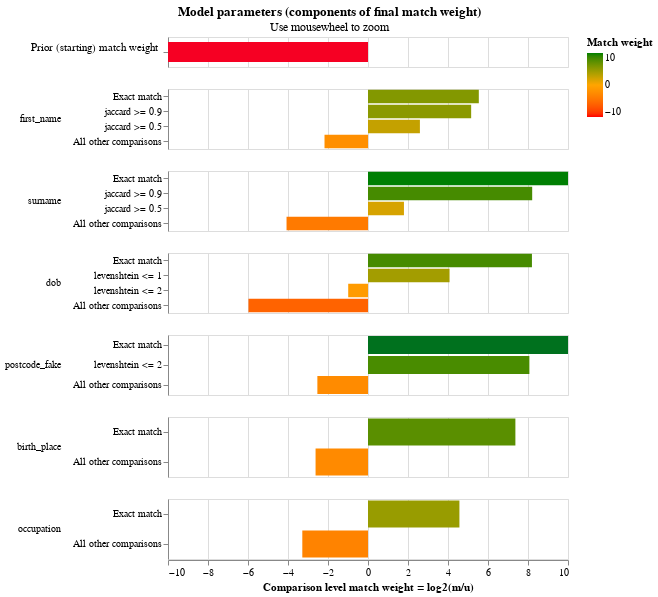

The code cell stored with this chart in its notebook:
### Markdown cell above
The final match weights can be viewed in the match weights chart:

### Code cell
linker.match_weights_chart()

### Figure 1 — Vega-Lite specification as saved in the notebook (floating-point values rounded to 4 significant figures)
{"$schema": "https://vega.github.io/schema/vega-lite/v5.2.json", "config": {"header": {"title": null}, "mark": {"tooltip": null}, "title": {"anchor": "middle"}, "view": {"height": 60, "width": 400}}, "data": {"values": [{"bayes_factor": 2.107e-05, "bayes_factor_description": "The probability that two random records drawn at random match is 0.000 or one in  47,461.7 records.This is equivalent to a starting match weight of -15.534.", "comparison_name": "probability_two_random_records_match", "comparison_sort_order": -1, "comparison_vector_value": 0, "has_tf_adjustments": false, "is_null_level": false, "label_for_charts": "", "log2_bayes_factor": -15.53, "m_probability": null, "m_probability_description": null, "max_comparison_vector_value": 0, "probability_two_random_records_match": 2.107e-05, "sql_condition": null, "tf_adjustment_column": null, "tf_adjustment_weight": null, "u_probability": null, "u_probability_description": null}, {"bayes_factor": 46.54, "bayes_factor_description": "If comparison level is `exact match` then comparison is 46.54 times more likely to be a match", "comparison_name": "first_name", "comparison_sort_order": 0, "comparison_vector_value": 3, "has_tf_adjustments": false, "is_null_level": false, "label_for_charts": "Exact match", "log2_bayes_factor": 5.541, "m_probability": 0.5558, "m_probability_description": "Amongst matching record comparisons, 55.58% of records are in the exact match comparison level", "max_comparison_vector_value": 3, "probability_two_random_records_match": 2.107e-05, "sql_condition": "first_name_l = first_name_r", "tf_adjustment_column": null, "tf_adjustment_weight": 1, "u_probability": 0.01194, "u_probability_description": "Amongst non-matching record comparisons, 1.19% of records are in the exact match comparison level"}, {"bayes_factor": 35.7, "bayes_factor_description": "If comparison level is `jaccard >= 0.9` then comparison is 35.70 times more likely to be a match", "comparison_name": "first_name", "comparison_sort_order": 0, "comparison_vector_value": 2, "has_tf_adjustments": false, "is_null_level": false, "label_for_charts": "jaccard >= 0.9", "log2_bayes_factor": 5.158, "m_probability": 0.00756, "m_probability_description": "Amongst matching record comparisons, 0.76% of records are in the jaccard >= 0.9 comparison level", "max_comparison_vector_value": 3, "probability_two_random_records_match": 2.107e-05, "sql_condition": "jaccard(first_name_l, first_name_r) >= 0.9", "tf_adjustment_column": null, "tf_adjustment_weight": 1, "u_probability": 0.0002118, "u_probability_description": "Amongst non-matching record comparisons, 0.02% of records are in the jaccard >= 0.9 comparison level"}, {"bayes_factor": 6.043, "bayes_factor_description": "If comparison level is `jaccard >= 0.5` then comparison is 6.04 times more likely to be a match", "comparison_name": "first_name", "comparison_sort_order": 0, "comparison_vector_value": 1, "has_tf_adjustments": false, "is_null_level": false, "label_for_charts": "jaccard >= 0.5", "log2_bayes_factor": 2.595, "m_probability": 0.2261, "m_probability_description": "Amongst matching record comparisons, 22.61% of records are in the jaccard >= 0.5 comparison level", "max_comparison_vector_value": 3, "probability_two_random_records_match": 2.107e-05, "sql_condition": "jaccard(first_name_l, first_name_r) >= 0.5", "tf_adjustment_column": null, "tf_adjustment_weight": 1, "u_probability": 0.03742, "u_probability_description": "Amongst non-matching record comparisons, 3.74% of records are in the jaccard >= 0.5 comparison level"}, {"bayes_factor": 0.2215, "bayes_factor_description": "If comparison level is `all other comparisons` then comparison is  4.51 times less likely to be a match", "comparison_name": "first_name", "comparison_sort_order": 0, "comparison_vector_value": 0, "has_tf_adjustments": false, "is_null_level": false, "label_for_charts": "All other comparisons", "log2_bayes_factor": -2.174, "m_probability": 0.2106, "m_probability_description": "Amongst matching record comparisons, 21.06% of records are in the all other comparisons comparison level", "max_comparison_vector_value": 3, "probability_two_random_records_match": 2.107e-05, "sql_condition": "ELSE", "tf_adjustment_column": null, "tf_adjustment_weight": 1, "u_probability": 0.9504, "u_probability_description": "Amongst non-matching record comparisons, 95.04% of records are in the all other comparisons comparison level"}, {"bayes_factor": 1124.0, "bayes_factor_description": "If comparison level is `exact match` then comparison is 1,123.87 times more likely to be a match", "comparison_name": "surname", "comparison_sort_order": 1, "comparison_vector_value": 3, "has_tf_adjustments": false, "is_null_level": false, "label_for_charts": "Exact match", "log2_bayes_factor": 10.13, "m_probability": 0.7874, "m_probability_description": "Amongst matching record comparisons, 78.74% of records are in the exact match comparison level", "max_comparison_vector_value": 3, "probability_two_random_records_match": 2.107e-05, "sql_condition": "surname_l = surname_r", "tf_adjustment_column": null, "tf_adjustment_weight": 1, "u_probability": 0.0007007, "u_probability_description": "Amongst non-matching record comparisons, 0.07% of records are in the exact match comparison level"}, {"bayes_factor": 296.0, "bayes_factor_description": "If comparison level is `jaccard >= 0.9` then comparison is 296.02 times more likely to be a match", "comparison_name": "surname", "comparison_sort_order": 1, "comparison_vector_value": 2, "has_tf_adjustments": false, "is_null_level": false, "label_for_charts": "jaccard >= 0.9", "log2_bayes_factor": 8.21, "m_probability": 0.02703, "m_probability_description": "Amongst matching record comparisons, 2.70% of records are in the jaccard >= 0.9 comparison level", "max_comparison_vector_value": 3, "probability_two_random_records_match": 2.107e-05, "sql_condition": "jaccard(surname_l, surname_r) >= 0.9", "tf_adjustment_column": null, "tf_adjustment_weight": 1, "u_probability": 9.132e-05, "u_probability_description": "Amongst non-matching record comparisons, 0.01% of records are in the jaccard >= 0.9 comparison level"}, {"bayes_factor": 3.476, "bayes_factor_description": "If comparison level is `jaccard >= 0.5` then comparison is 3.48 times more likely to be a match", "comparison_name": "surname", "comparison_sort_order": 1, "comparison_vector_value": 1, "has_tf_adjustments": false, "is_null_level": false, "label_for_charts": "jaccard >= 0.5", "log2_bayes_factor": 1.797, "m_probability": 0.1284, "m_probability_description": "Amongst matching record comparisons, 12.84% of records are in the jaccard >= 0.5 comparison level", "max_comparison_vector_value": 3, "probability_two_random_records_match": 2.107e-05, "sql_condition": "jaccard(surname_l, surname_r) >= 0.5", "tf_adjustment_column": null, "tf_adjustment_weight": 1, "u_probability": 0.03693, "u_probability_description": "Amongst non-matching record comparisons, 3.69% of records are in the jaccard >= 0.5 comparison level"}, {"bayes_factor": 0.05941, "bayes_factor_description": "If comparison level is `all other comparisons` then comparison is  16.83 times less likely to be a match", "comparison_name": "surname", "comparison_sort_order": 1, "comparison_vector_value": 0, "has_tf_adjustments": false, "is_null_level": false, "label_for_charts": "All other comparisons", "log2_bayes_factor": -4.073, "m_probability": 0.05717, "m_probability_description": "Amongst matching record comparisons, 5.72% of records are in the all other comparisons comparison level", "max_comparison_vector_value": 3, "probability_two_random_records_match": 2.107e-05, "sql_condition": "ELSE", "tf_adjustment_column": null, "tf_adjustment_weight": 1, "u_probability": 0.9623, "u_probability_description": "Amongst non-matching record comparisons, 96.23% of records are in the all other comparisons comparison level"}, {"bayes_factor": 293.4, "bayes_factor_description": "If comparison level is `exact match` then comparison is 293.42 times more likely to be a match", "comparison_name": "dob", "comparison_sort_order": 2, "comparison_vector_value": 3, "has_tf_adjustments": false, "is_null_level": false, "label_for_charts": "Exact match", "log2_bayes_factor": 8.197, "m_probability": 0.6098, "m_probability_description": "Amongst matching record comparisons, 60.98% of records are in the exact match comparison level", "max_comparison_vector_value": 3, "probability_two_random_records_match": 2.107e-05, "sql_condition": "dob_l = dob_r", "tf_adjustment_column": null, "tf_adjustment_weight": 1, "u_probability": 0.002078, "u_probability_description": "Amongst non-matching record comparisons, 0.21% of records are in the exact match comparison level"}, {"bayes_factor": 16.88, "bayes_factor_description": "If comparison level is `levenshtein <= 1` then comparison is 16.88 times more likely to be a match", "comparison_name": "dob", "comparison_sort_order": 2, "comparison_vector_value": 2, "has_tf_adjustments": false, "is_null_level": false, "label_for_charts": "levenshtein <= 1", "log2_bayes_factor": 4.078, "m_probability": 0.3379, "m_probability_description": "Amongst matching record comparisons, 33.79% of records are in the levenshtein <= 1 comparison level", "max_comparison_vector_value": 3, "probability_two_random_records_match": 2.107e-05, "sql_condition": "levenshtein(dob_l, dob_r) <= 1", "tf_adjustment_column": null, "tf_adjustment_weight": 1, "u_probability": 0.02001, "u_probability_description": "Amongst non-matching record comparisons, 2.00% of records are in the levenshtein <= 1 comparison level"}, {"bayes_factor": 0.5035, "bayes_factor_description": "If comparison level is `levenshtein <= 2` then comparison is  1.99 times less likely to be a match", "comparison_name": "dob", "comparison_sort_order": 2, "comparison_vector_value": 1, "has_tf_adjustments": false, "is_null_level": false, "label_for_charts": "levenshtein <= 2", "log2_bayes_factor": -0.9899, "m_probability": 0.03796, "m_probability_description": "Amongst matching record comparisons, 3.80% of records are in the levenshtein <= 2 comparison level", "max_comparison_vector_value": 3, "probability_two_random_records_match": 2.107e-05, "sql_condition": "levenshtein(dob_l, dob_r) <= 2", "tf_adjustment_column": null, "tf_adjustment_weight": 1, "u_probability": 0.07539, "u_probability_description": "Amongst non-matching record comparisons, 7.54% of records are in the levenshtein <= 2 comparison level"}, {"bayes_factor": 0.01588, "bayes_factor_description": "If comparison level is `all other comparisons` then comparison is  62.98 times less likely to be a match", "comparison_name": "dob", "comparison_sort_order": 2, "comparison_vector_value": 0, "has_tf_adjustments": false, "is_null_level": false, "label_for_charts": "All other comparisons", "log2_bayes_factor": -5.977, "m_probability": 0.01433, "m_probability_description": "Amongst matching record comparisons, 1.43% of records are in the all other comparisons comparison level", "max_comparison_vector_value": 3, "probability_two_random_records_match": 2.107e-05, "sql_condition": "ELSE", "tf_adjustment_column": null, "tf_adjustment_weight": 1, "u_probability": 0.9025, "u_probability_description": "Amongst non-matching record comparisons, 90.25% of records are in the all other comparisons comparison level"}, {"bayes_factor": 4697.0, "bayes_factor_description": "If comparison level is `exact match` then comparison is 4,697.46 times more likely to be a match", "comparison_name": "postcode_fake", "comparison_sort_order": 3, "comparison_vector_value": 2, "has_tf_adjustments": false, "is_null_level": false, "label_for_charts": "Exact match", "log2_bayes_factor": 12.2, "m_probability": 0.6851, "m_probability_description": "Amongst matching record comparisons, 68.51% of records are in the exact match comparison level", "max_comparison_vector_value": 2, "probability_two_random_records_match": 2.107e-05, "sql_condition": "postcode_fake_l = postcode_fake_r", "tf_adjustment_column": null, "tf_adjustment_weight": 1, "u_probability": 0.0001458, "u_probability_description": "Amongst non-matching record comparisons, 0.01% of records are in the exact match comparison level"}, {"bayes_factor": 268.6, "bayes_factor_description": "If comparison level is `levenshtein <= 2` then comparison is 268.56 times more likely to be a match", "comparison_name": "postcode_fake", "comparison_sort_order": 3, "comparison_vector_value": 1, "has_tf_adjustments": false, "is_null_level": false, "label_for_charts": "levenshtein <= 2", "log2_bayes_factor": 8.069, "m_probability": 0.1421, "m_probability_description": "Amongst matching record comparisons, 14.21% of records are in the levenshtein <= 2 comparison level", "max_comparison_vector_value": 2, "probability_two_random_records_match": 2.107e-05, "sql_condition": "levenshtein(postcode_fake_l, postcode_fake_r) <= 2", "tf_adjustment_column": null, "tf_adjustment_weight": 1, "u_probability": 0.000529, "u_probability_description": "Amongst non-matching record comparisons, 0.05% of records are in the levenshtein <= 2 comparison level"}, {"bayes_factor": 0.173, "bayes_factor_description": "If comparison level is `all other comparisons` then comparison is  5.78 times less likely to be a match", "comparison_name": "postcode_fake", "comparison_sort_order": 3, "comparison_vector_value": 0, "has_tf_adjustments": false, "is_null_level": false, "label_for_charts": "All other comparisons", "log2_bayes_factor": -2.532, "m_probability": 0.1728, "m_probability_description": "Amongst matching record comparisons, 17.28% of records are in the all other comparisons comparison level", "max_comparison_vector_value": 2, "probability_two_random_records_match": 2.107e-05, "sql_condition": "ELSE", "tf_adjustment_column": null, "tf_adjustment_weight": 1, "u_probability": 0.9993, "u_probability_description": "Amongst non-matching record comparisons, 99.93% of records are in the all other comparisons comparison level"}, {"bayes_factor": 165.4, "bayes_factor_description": "If comparison level is `exact match` then comparison is 165.36 times more likely to be a match", "comparison_name": "birth_place", "comparison_sort_order": 4, "comparison_vector_value": 1, "has_tf_adjustments": false, "is_null_level": false, "label_for_charts": "Exact match", "log2_bayes_factor": 7.369, "m_probability": 0.8383, "m_probability_description": "Amongst matching record comparisons, 83.83% of records are in the exact match comparison level", "max_comparison_vector_value": 1, "probability_two_random_records_match": 2.107e-05, "sql_condition": "birth_place_l = birth_place_r", "tf_adjustment_column": null, "tf_adjustment_weight": 1, "u_probability": 0.00507, "u_probability_description": "Amongst non-matching record comparisons, 0.51% of records are in the exact match comparison level"}, {"bayes_factor": 0.1625, "bayes_factor_description": "If comparison level is `all other comparisons` then comparison is  6.15 times less likely to be a match", "comparison_name": "birth_place", "comparison_sort_order": 4, "comparison_vector_value": 0, "has_tf_adjustments": false, "is_null_level": false, "label_for_charts": "All other comparisons", "log2_bayes_factor": -2.622, "m_probability": 0.1617, "m_probability_description": "Amongst matching record comparisons, 16.17% of records are in the all other comparisons comparison level", "max_comparison_vector_value": 1, "probability_two_random_records_match": 2.107e-05, "sql_condition": "ELSE", "tf_adjustment_column": null, "tf_adjustment_weight": 1, "u_probability": 0.9949, "u_probability_description": "Amongst non-matching record comparisons, 99.49% of records are in the all other comparisons comparison level"}, {"bayes_factor": 23.76, "bayes_factor_description": "If comparison level is `exact match` then comparison is 23.76 times more likely to be a match", "comparison_name": "occupation", "comparison_sort_order": 5, "comparison_vector_value": 1, "has_tf_adjustments": false, "is_null_level": false, "label_for_charts": "Exact match", "log2_bayes_factor": 4.571, "m_probability": 0.9013, "m_probability_description": "Amongst matching record comparisons, 90.13% of records are in the exact match comparison level", "max_comparison_vector_value": 1, "probability_two_random_records_match": 2.107e-05, "sql_condition": "occupation_l = occupation_r", "tf_adjustment_column": null, "tf_adjustment_weight": 1, "u_probability": 0.03792, "u_probability_description": "Amongst non-matching record comparisons, 3.79% of records are in the exact match comparison level"}, {"bayes_factor": 0.1026, "bayes_factor_description": "If comparison level is `all other comparisons` then comparison is  9.74 times less likely to be a match", "comparison_name": "occupation", "comparison_sort_order": 5, "comparison_vector_value": 0, "has_tf_adjustments": false, "is_null_level": false, "label_for_charts": "All other comparisons", "log2_bayes_factor": -3.285, "m_probability": 0.09873, "m_probability_description": "Amongst matching record comparisons, 9.87% of records are in the all other comparisons comparison level", "max_comparison_vector_value": 1, "probability_two_random_records_match": 2.107e-05, "sql_condition": "ELSE", "tf_adjustment_column": null, "tf_adjustment_weight": 1, "u_probability": 0.9621, "u_probability_description": "Amongst non-matching record comparisons, 96.21% of records are in the all other comparisons comparison level"}]}, "resolve": {"axis": {"y": "independent"}, "scale": {"y": "independent"}}, "selection": {"zoom_selector": {"bind": "scales", "encodings": ["x"], "type": "interval"}}, "title": {"subtitle": "Use mousewheel to zoom", "text": "Model parameters (components of final match weight)"}, "vconcat": [{"encoding": {"color": {"field": "log2_bayes_factor", "scale": {"domain": [-10, 0, 10], "range": ["red", "orange", "green"]}, "title": "Match weight", "type": "quantitative"}, "tooltip": [{"field": "comparison_name", "title": "Comparison name", "type": "nominal"}, {"field": "probability_two_random_records_match", "format": ".4f", "title": "Probability two random records match", "type": "nominal"}, {"field": "log2_bayes_factor", "format": ",.4f", "title": "Equivalent match weight", "type": "quantitative"}, {"field": "bayes_factor_description", "title": "Match weight description", "type": "nominal"}], "x": {"axis": {"domain": false, "labels": false, "ticks": false, "title": ""}, "field": "log2_bayes_factor", "scale": {"domain": [-10, 10]}, "type": "quantitative"}, "y": {"axis": {"title": "Prior (starting) match weight", "titleAlign": "right", "titleAngle": 0, "titleFontWeight": "normal"}, "field": "label_for_charts", "sort": {"field": "comparison_vector_value", "order": "descending"}, "type": "nominal"}}, "height": 30, "mark": {"clip": true, "height": 20, "type": "bar"}, "selection": {"zoom_selector": {"bind": "scales", "encodings": ["x"], "type": "interval"}}, "transform": [{"filter": "(datum.comparison_name == 'probability_two_random_records_match')"}]}, {"encoding": {"color": {"field": "log2_bayes_factor", "scale": {"domain": [-10, 0, 10], "range": ["red", "orange", "green"]}, "title": "Match weight", "type": "quantitative"}, "row": {"field": "comparison_name", "header": {"labelAlign": "left", "labelAnchor": "middle", "labelAngle": 0}, "sort": {"field": "comparison_sort_order"}, "type": "nominal"}, "tooltip": [{"field": "comparison_name", "title": "Comparison name", "type": "nominal"}, {"field": "label_for_charts", "title": "Label", "type": "ordinal"}, {"field": "sql_condition", "title": "SQL condition", "type": "nominal"}, {"field": "m_probability", "format": ".4f", "title": "M probability", "type": "quantitative"}, {"field": "u_probability", "format": ".4f", "title": "U probability", "type": "quantitative"}, {"field": "bayes_factor", "format": ",.4f", "title": "Bayes factor = m/u", "type": "quantitative"}, {"field": "log2_bayes_factor", "format": ",.4f", "title": "Match weight = log2(m/u)", "type": "quantitative"}, {"field": "bayes_factor_description", "title": "Match weight description", "type": "nominal"}], "x": {"axis": {"title": "Comparison level match weight = log2(m/u)"}, "field": "log2_bayes_factor", "scale": {"domain": [-10, 10]}, "type": "quantitative"}, "y": {"axis": {"title": null}, "field": "label_for_charts", "sort": {"field": "comparison_vector_value", "order": "descending"}, "type": "nominal"}}, "mark": {"clip": true, "type": "bar"}, "resolve": {"axis": {"y": "independent"}, "scale": {"y": "independent"}}, "selection": {"zoom_selector": {"bind": "scales", "encodings": ["x"], "type": "interval"}}, "transform": [{"filter": "(datum.comparison_name != 'probability_two_random_records_match')"}]}]}
